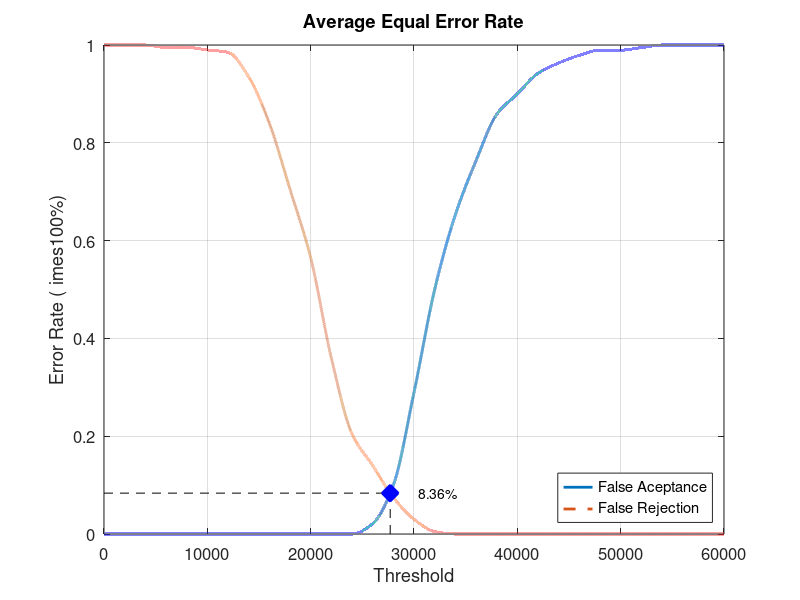
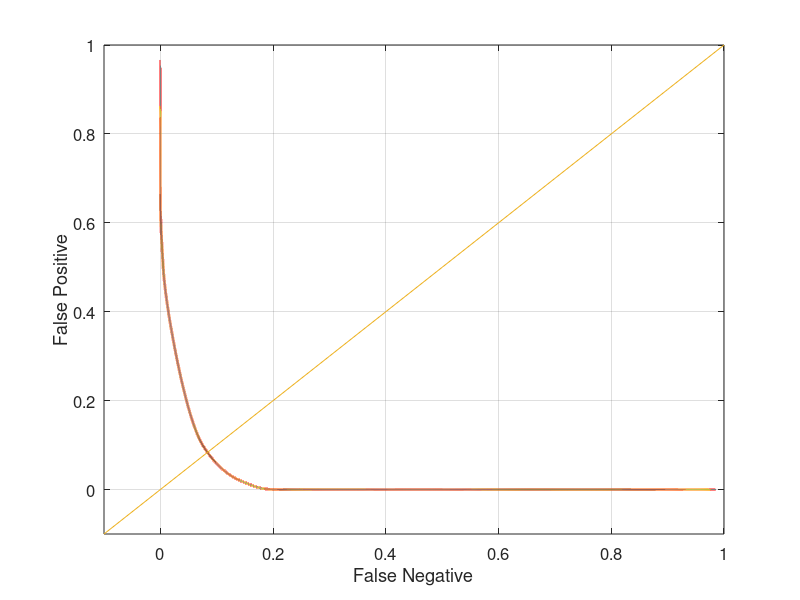

These figures' MATLAB source, in order:
close all;
clear;
clc;
x = 0:2000:60000;
xq = 0:0.5:60000;

y0 = [0 0 0 0 0 0 0 0 0 0 0 0 0 0.0210526 0.1 0.289474 0.5 0.652632 0.763158 0.857895 0.9 0.942105 0.963158 0.978947 0.989474 0.989474 0.994737 1 1 1 1]
yy0 = interp1(x, y0, xq, 'pchip');
y1 = [1 1 1 0.995 0.995 0.99 0.985 0.935 0.84 0.705 0.565 0.36 0.205 0.14 0.075 0.03 0.005 0 0 0 0 0 0 0 0 0 0 0 0 0 0]
yy1 = interp1(x, y1, xq, 'pchip');

% Calculating EER: 
y2 = abs(y0 - y1);
find(y2 == min(y2))
yy2 = abs(yy0 - yy1);
xEER = find(yy2 == min(yy2));
xEERIndex = xq(xEER) % X-axis EER
yEER = yy0(xEER) % Y-axis EER

main = figure
plot(xq, yy0,'-','LineWidth', 2);	hold on
plot(xq, yy1,'--','LineWidth', 2);	hold on
plot([xEERIndex xEERIndex], [0 yEER], 'k--');	hold on
plot([0 xEERIndex], [yEER yEER], 'k--');	hold on
plot(xEERIndex, yEER, 'bx', 'LineWidth', 10);	hold on
text(xEERIndex + 10 * xEERIndex / 100, yEER, [num2str(round((10000 * yEER)) / 100) '%'])
legend('False Aceptance', 'False Rejection', 'Location', 'SouthEast')
xlabel('Threshold')
ylabel('Error Rate (	imes100%)')
title('Average Equal Error Rate')
set(gca, 'FontSize', 12)
axis([0 60000 0 1])
grid on

print(main, 'Database4_4Main', '-dpng');
FNRxFPR = figure('Color', [1 1 1]);
plot(yy1, yy0, '-', yy1, yy0, 'LineWidth', 2);
hold on
y = -0.1:0.1:1
plot(y, y); 
set(gca, 'FontSize', 12)
xlabel('False Negative')
ylabel('False Positive')
axis([-0.1 1 -0.1 1])
set(gca, 'FontSize', 12)
grid on

print(FNRxFPR, 'Database4_4FNRxFPR','-dpng');
